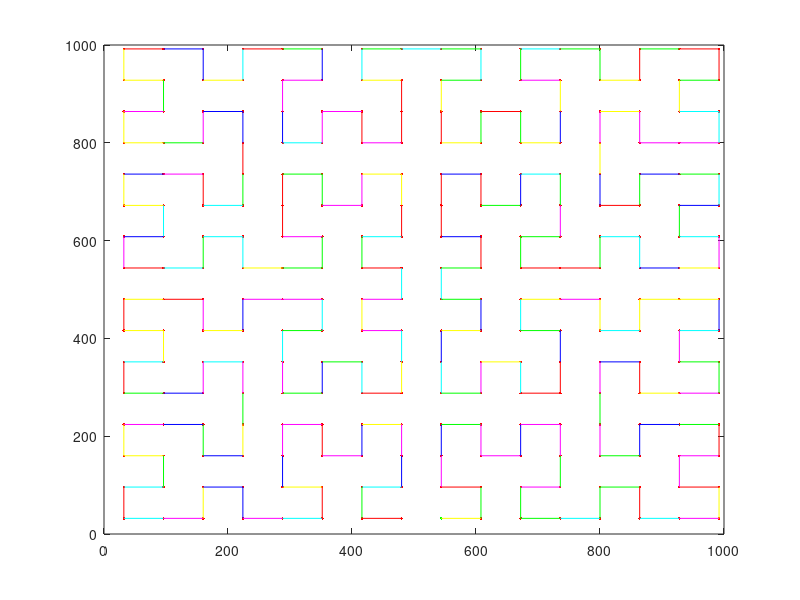

The MATLAB source for this figure:
clc;
clear all;

%% Initially Parameters 
Recursion = 4;                                                               % Number of recursion
Grid_length = 4^(Recursion + 1);                                             % Maximum grid length
Grid_point = 2^Recursion + 1;                                                % Number of Grid point
Point = Grid_length;                                                         % Number of point
Max_x_co = Grid_length;                                                      % Maximum x coordinate
Max_y_co = Grid_length;                                                      % Maximum y coordinate
Small_block_step = Grid_length / sqrt(Point);                                % Block Radius
Point_x = 0;                                                                 %Initial Point for x coordinate
Point_y = 0;                                                                 %Initial Point for y coordinate

%% Prepare DataSet 
% Estimate grid coordinate
Coordinate_set(1,1) = Point_x;
Coordinate_set(2,1) = Point_x;
for i = 2 : Grid_point
    Coordinate_set(1,i) = Coordinate_set(1,i-1) + 2*Small_block_step;
    Coordinate_set(2,i) = Coordinate_set(2,i-1) + 2*Small_block_step;
end
Coordinate_set;                                                              % Grid coordinate set                   

k = 1;
for i = Small_block_step : 2*Small_block_step : Max_x_co
    for j = Small_block_step : 2*Small_block_step : Max_y_co
    All_Point(1,k) = j;
    All_Point(2,k) = i;
    All_Point(3,k) = k;
    k = k + 1;
    end
end
 All_Point;
 Initial_Co = 2^(Recursion - 1) + 1;                                             % Select the begining point of draw line
 if Initial_Co < 1                                                              % If line starting point less than 1 or not  
     Initial_Co = 1;                                                            % Set the line point = 1
 end
 
 % place the point into plot
 [row col] = size(All_Point);
 for i = 1 : col
     plot(All_Point(1,i),All_Point(2,i),'r');
     %plot(All_Point(1,i),All_Point(2,i),'.r');                                 % Alternate code
     hold on;
     % Select the coordinate of starting point
     if All_Point(3,i) == Initial_Co
         plot(All_Point(1,i),All_Point(2,i),'g');
         %plot(All_Point(1,i),All_Point(2,i),'g');                              % Alternate code
         SourceNode_x = All_Point(1,i);
         SourceNode_y = All_Point(2,i);
         hold on;
     end
 end
 
 %% Draw the plot
 Axiom = 'LFL+F+LFL';                                                          % Input String
 L = '-RF+LFL+FR-';                                                            % Production rules
 R = '+LF-RFR-FL+';
 % Prepare the string data set
 if Recursion == 0
     Axiom = '';
 else
    for i = 1 : Recursion - 1                                                  % Number of  recursion 
        Axiom_temp = '';                                                       % Variable store new dataset
        for j = 1 : length(Axiom) 
            if Axiom(j) == 'L'
                Axiom_temp = strcat(Axiom_temp,L);                             % Relace 'L' by  rule L
            elseif Axiom(j) == 'R'
                Axiom_temp = strcat(Axiom_temp,R);                             % Relace 'L' by  rule L
            else
                Axiom_temp = strcat(Axiom_temp,Axiom(j));                      
            end
        end
        Axiom = Axiom_temp;                                                     % New dataset is now the original string
    end
 end
 % Replace all 'L' & 'R' from final string
 Axiom = strrep(Axiom,'R','');
 Axiom = strrep(Axiom,'L','');
 % Final string
 Axiom;
 Axiom_size = length(Axiom);
 % We assuse 4 direction, 1 for Up, 2 for Left, 3 for down, & 4 for right 
 Direction = 1;
 for i = 1: Axiom_size                                                          
     if Axiom(i) == '-'                                                      % '-' means 90 degree right so add 1 to change direction
         Direction = Direction + 1;
     elseif Axiom(i) == '+'
         Direction = Direction - 1;                                          % '+' means 90 degree left so minus 1 to change direction
     else
         if Direction > 4                                                    % tune the direction between 1 to 4
             Direction = Direction - 4;
         elseif Direction < 1
             Direction = 4;
         end
         if Direction == 1                                                   % Direction 1 means draw towards Up direction so only y axis update
            SinkNode_x = SourceNode_x; 
            SinkNode_y = SourceNode_y + 2*Small_block_step;
         elseif Direction == 2                                               % Direction 2 means draw towards Left direction so only x axis update
            SinkNode_x = SourceNode_x + 2*Small_block_step;   
            SinkNode_y = SourceNode_y;             
         elseif Direction == 3                                               % Direction 3 means draw towards Down direction so only y axis update
            SinkNode_x = SourceNode_x; 
            SinkNode_y = SourceNode_y - 2*Small_block_step;   
         else
            SinkNode_x = SourceNode_x - 2*Small_block_step;               % Direction 4 means draw towards right direction so only x axis update
            SinkNode_y = SourceNode_y;
         end
        % line([CurrentPoint_x SinkPoint_x], [CurrentPoint_y SinkPoint_y],'Color',[0 1 0]);    % Draw the line
        % Color code
         a(1) = round(rand());
         a(2) = round(rand());
         a(3) = round(rand());
         if (a(1) == 0 && a(2) == 0 && a(3) == 0)
             Index = round(2* rand() + 1);
             a(Index) = 1;
         elseif (a(1) == 1 && a(2) == 1 && a(3) == 1)
             Index = round(2* rand() + 1);
             a(Index) = 0;
         end
         plot([SourceNode_x SinkNode_x], [SourceNode_y SinkNode_y],'Color',[a(1) a(2) a(3)]);
         hold on
         % Sink coordinate is now current position 
         SourceNode_x = SinkNode_x;
         SourceNode_y = SinkNode_y;
     end
 end

 